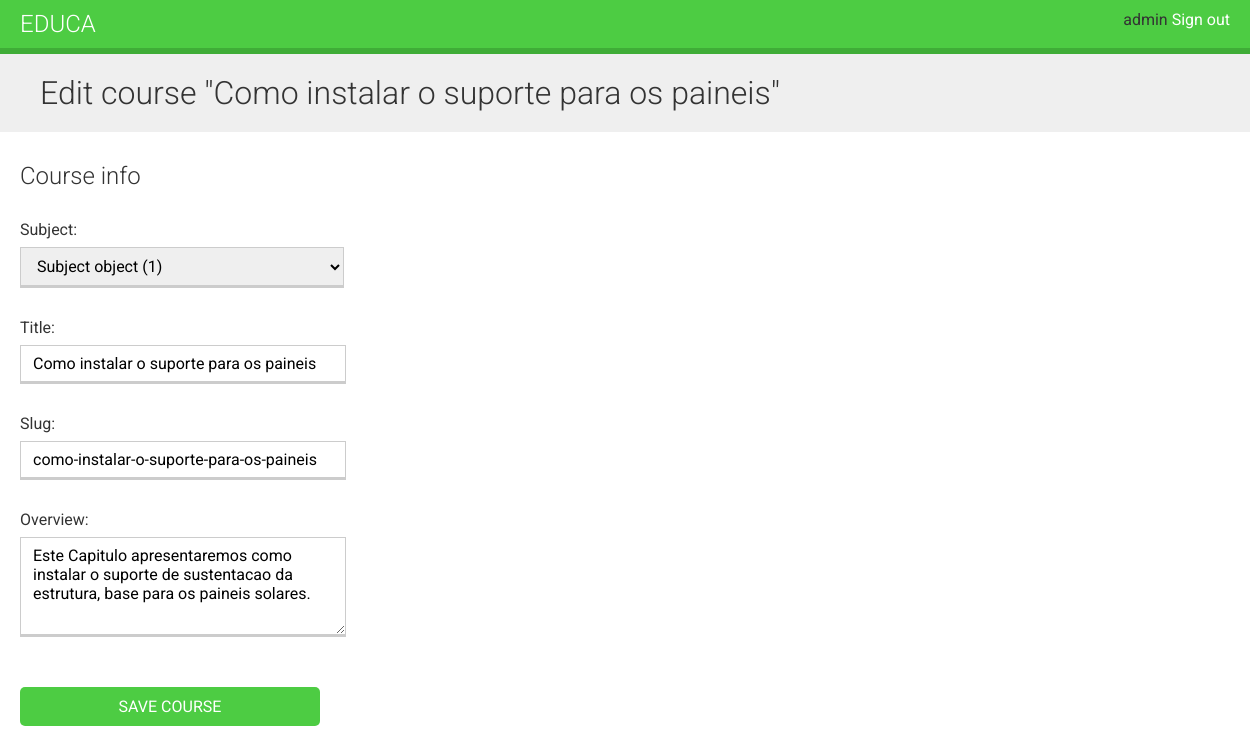
Screenshot of /course/1/edit/ (signed in) with the database file from the repository.
### courses/models.py (models this page shows, shortened)
class Course(models.Model):
    owner = models.ForeignKey(User, related_name='courses_created', on_delete=models.CASCADE)
    subject = models.ForeignKey(Subject, related_name='courses', on_delete=models.CASCADE)
    title = models.CharField(max_length=200)
    slug = models.SlugField(max_length=200, unique=True)
    overview = models.TextField()
    created = models.DateTimeField(auto_now_add=True)
    class Meta:
        ordering = ['-created']

### courses/views.py (the view)
# urls.py: path('<pk>/edit/', views.CourseUpdateView.as_view(),
class CourseUpdateView(OwnerCourseEditMixin, UpdateView):
    permission_required = 'courses.change_course'

### courses/views.py (called while the page is built)
    def get_queryset(self):
        qs = super().get_queryset()
        return qs.filter(owner=self.request.user)

### courses/templates/courses/manage/course/form.html (shortened to what this page needs)
{% extends "base.html" %}
{% block content %}
<h1>
    {% if object %}
    Edit course "{{ object.title }}"
    {% else %}
    Create a new course
    {% endif %}
</h1>
<div class="module">
    <h2>Course info</h2>
    <form method="post">
        {{ form.as_p }}
        <p><input type="submit" value="Save course"></p>
    </form>
</div>
{% endblock %}

### courses/templates/base.html (shortened to what this page needs)
{% load static %}
<!DOCTYPE html>
<html>
    <head>
        <link href="{% static 'css/base.css' %}" rel="stylesheet">
    </head>
    <body>
        <div id="header"> <a href="/" class="logo">Educa</a>
            <ul class="menu"> {% if request.user.is_authenticated %}
            <li>
                {{user}}
            <a href="{% url 'logout' %}">Sign out</a></li>
            {% else %}
            <li>
                <a href="{% url 'login' %}">Sign in</a>
            </li>
            {% endif %}
            </ul>
        </div>
        <div id="content">
            {% block content %}
            {% endblock %}
        </div>
    </body>
</html>

### courses/static/css/base.css (style rules this page uses)
body { margin:0; font-family:'Roboto', sans-serif; font-weight:400; color:#333; }
a { color:#3fad37; text-decoration:none; }
ul { float:left; }
h1, h2, h3, h4, h5, h6 { font-family:'Roboto', sans-serif; font-weight:300; }
h1 { background:#efefef; width:100%; overflow:auto; padding:20px 0 20px 40px; margin:0; }
.module { padding:10px 20px; float:left; width:600px; }
.module p { margin:10px 0 20px; width:100%; float:left; }
#header { background:#4dcc43; overflow:auto; padding:10px 20px; border-bottom:6px solid #3fad37; }
#header .logo { text-decoration:none; font-family:'Roboto', sans-serif; font-weight:300; text-transform:uppercase; font-size:24px; color:#fff; float:left; }
#header a { color:#fff; }
#header .menu { list-style:none; float:right; margin:0; padding:0; }
form p { overflow:auto; }
label { float:left; clear:both; margin:0 0 8px 0; }
input, select, textarea { border:1px solid #ccc; border-bottom:3px solid #ccc; padding:8px 12px; font-size:16px; font-family:'Roboto', sans-serif; float:left; clear:both; width:300px; }
textarea { height:80px; }
select { width:324px; }
input[type=submit], a.button { border-radius:5px; background:#4dcc43; color:#fff; font-size:16px; text-transform:uppercase; border:none; padding:10px 20px; margin:20px 0; }

### rows the page displays
Course: title "Como instalar o suporte para os paineis", subject "Subject object (1)", slug "como-instalar-o-suporte-para-os-paineis", overview "Este Capitulo apresentaremos como instalar o suporte de sustentacao da estrutura, base para os paineis solares."

### other values shown
{{ user }} "admin"
